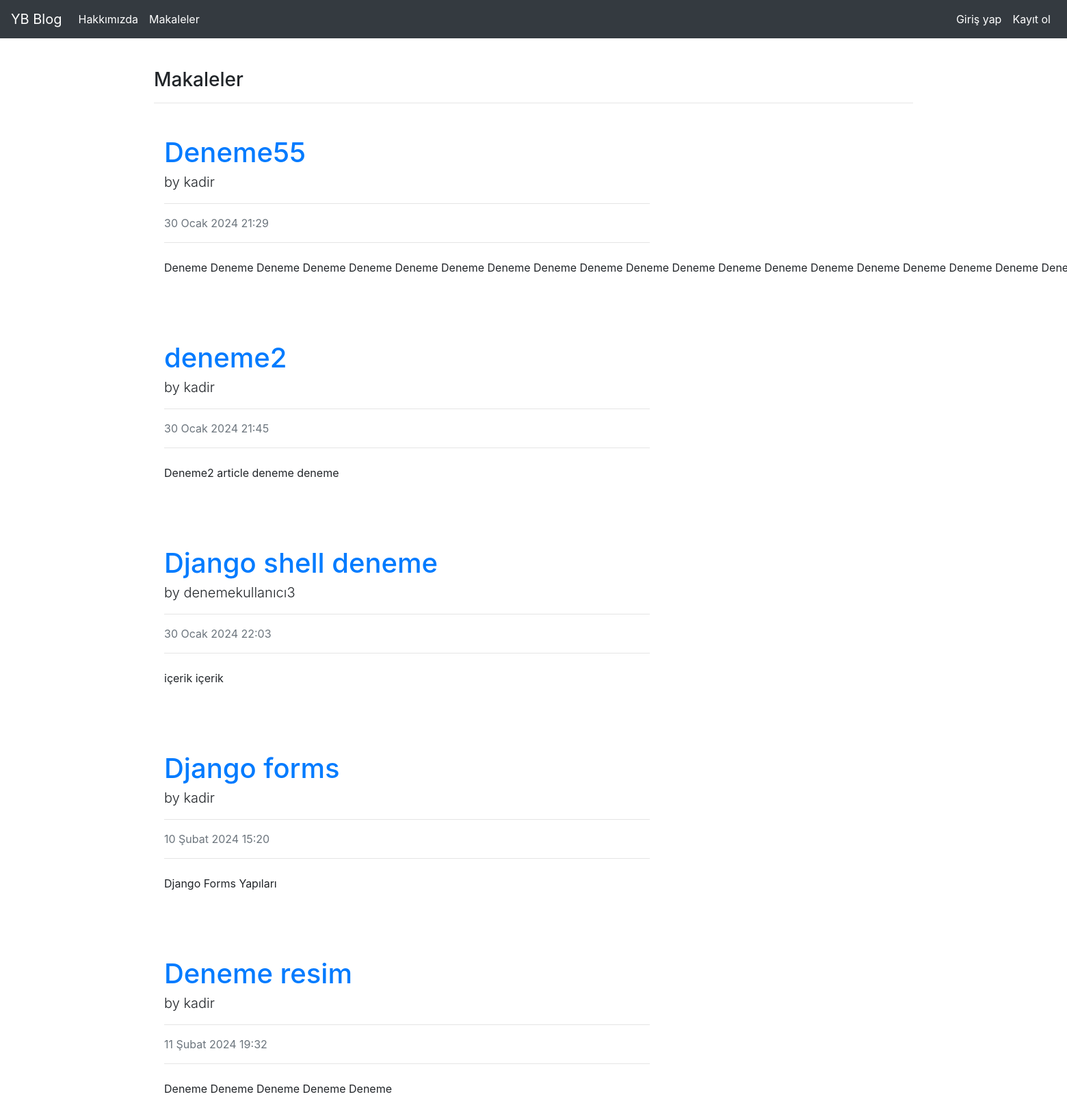
The app's page /article/ with its own data.
### article/models.py (models this page shows, shortened)
class Article(models.Model):
    author = models.ForeignKey("auth.User",on_delete = models.CASCADE,verbose_name = "Yazar")
    title = models.CharField(max_length = 50, verbose_name = "Başlık")
    content = RichTextField()
    created_date = models.DateTimeField(auto_now_add = True,verbose_name = "Oluşturma Tarihi")
    article_image = models.FileField(blank = True , null= True,verbose_name="Makaleye Fotoğraf ekleyin")

### article/views.py (the view)
def articles(request):
    articles = Article.objects.all()
    return render(request,"articles.html",{"articles":articles})

### Django/templates/articles.html (shortened to what this page needs)
{% extends "layout.html" %}
{% block body %}
<h3>Makaleler</h3>
<hr>
{% if articles %}
{% for article in articles  %}
    <div class="container mt-5">
<div class="row">
<div class="col-lg-8">
<article>
    <header class="mb-4">
        <a href="{% url 'article:article_detail' article.id %}"><h1 class="fw-bolder mb-1">{{article.title}}</h1></a>
        <p class = "lead">by {{article.author.username}}</p>
        <hr>
        <div class="text-muted fst-italic mb-2">{{article.created_date}}</div>
        <hr>
    </header>
    <section class="mb-5">
        {{article.content|safe}}
    </section>
</article>
</div>
</div>
</div>
{% endfor %}
{% else %}
<div class = "alert alert-danger"> Herhangi bir makale bulunmuyor</div>
{% endif %}
{% endblock body %}

### Django/templates/layout.html (shortened to what this page needs)
<!DOCTYPE html>
{% load static%}
<html>
<head>
    <link rel="stylesheet" href="https://cdn.jsdelivr.net/npm/bootstrap@4.0.0/dist/css/bootstrap.min.css">
</head>
<body>
    {% include "navbar.html" %}
    <div style= "margin-top : 100px; margin-bottom: 100px;" class ="container">
        {% block body %}
        {% endblock body %}
    </div>
</body>
</html>

### Django/templates/navbar.html (shortened to what this page needs)
<nav class="navbar navbar-expand-md navbar-dark fixed-top bg-dark">
      <a class="navbar-brand" href="/">YB Blog</a>
      <div class="collapse navbar-collapse" id="navbarCollapse">
        <ul class="navbar-nav mr-auto">
          <li class="nav-item active">
            <a class="nav-link" href="/about">Hakkımızda</a>
          </li>
          <li class="nav-item active">
            <a class="nav-link" href="{% url 'article:articles' %}">Makaleler</a>
          </li>
        </ul>
        <ul class="navbar-nav ml-auto">
        {% if request.user.is_authenticated %}
          <li class="nav-item active">
            <a class="nav-link" href="article/dashboard">Kontrol Paneli</a>
          </li>
          <li class="nav-item active">
            <a class="nav-link" href="user/logout">Çıkış Yap</a>
          </li>
        {% else %}
          <li class="nav-item active">
            <a class="nav-link" href="user/login">Giriş yap</a>
          </li>
        {% endif %}
        <li class="nav-item active">
            <a class="nav-link" href="user/register">Kayıt ol</a>
          </li>
        </ul>
      </div>
</nav>

### records on screen
Article: title "Deneme55", author.username "kadir", created_date "30 Ocak 2024 21:29", content "Deneme Deneme Deneme Deneme Deneme Deneme Deneme Deneme Deneme Deneme Deneme Deneme Deneme Deneme Deneme Deneme Deneme Deneme Deneme…"
Article: title "deneme2", author.username "kadir", created_date "30 Ocak 2024 21:45", content "Deneme2 article deneme deneme"
Article: title "Django shell deneme", author.username "denemekullanıcı3", created_date "30 Ocak 2024 22:03", content "içerik içerik"
Article: title "Django forms", author.username "kadir", created_date "10 Şubat 2024 15:20", content "Django Forms Yapıları"
Article: title "Deneme resim", author.username "kadir", created_date "11 Şubat 2024 19:32", content "Deneme Deneme Deneme Deneme Deneme"
